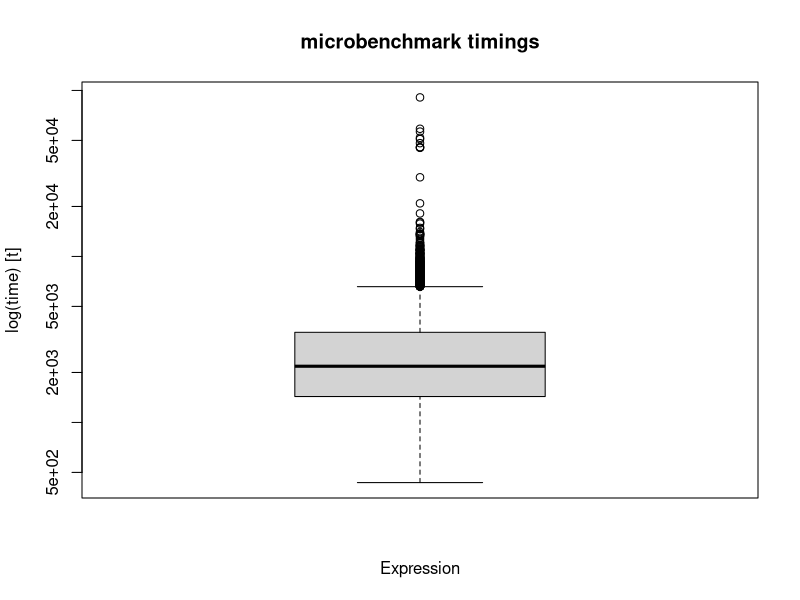
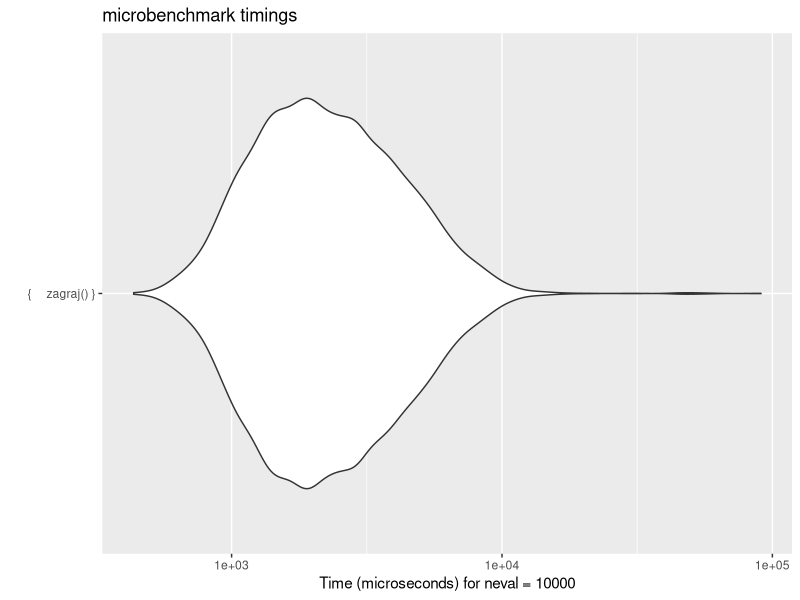

Here is the R script that generated these plots, in order:
## ---- chunk 1
knitr::opts_chunk$set(echo = TRUE)
## ---- chunk 2
##Zdefiniowanie niezbednych wartosci:
## R,S,P,C,H,L,B, gdzie R - krolik, S - owca, P - swinia, C - krowa, H - kon, L - maly pies, B - duzy pies
stado_glowne <<- c(60,24,20,12,6,4,2)
stado <<- c(0,0,0,0,0,0,0)
kostka_zielona <- c('R','R','R','R','R','R','S','S','S','P','C','W')
kostka_czerwona <- c('R','R','R','R','R','R','S','S','P','P','H','F')
##gdzie: W - wilk, F - lis; reszta jak wyzej

##Wektory wymian o takiej samej strukturze jak stado i stado_glowne
##Mowia o tym, ile innych zwierza trzeba aby wymienic na dane zwierze
kon <- c(72,12,6,2,1,12,2)
krowa <- c(36,6,3,1,0,6,1)
swinia <- c(12,2,1,0,0,2,0)
owca <- c(6,1,0,0,0,1,0)
maly_pies <- c(6,1,0,0,0,1,0)
duzy_pies <- c(36,6,3,1,0,6,1)

## ---- chunk 3
##FUNKCJE POMOCNICZE
licz_ile_otrzyma <- function(sie_nalezy){
  if (all(sie_nalezy <= stado_glowne)){
    return(sie_nalezy)
  } else {
    sie_nalezy <- ifelse(sie_nalezy <= stado_glowne, sie_nalezy, stado_glowne)
    return(sie_nalezy)
  }
  ##sprawdzanie z bankiem; bierzemy max tyle ile jest w banku.
  ##funkcja zwraca wektor, wiec nalezy robic otrzymane <- licz_ile_otrzyma(otrzymane)
}


zdecyduj <- function(){
  ##funkcja decydujaca czy wymienic i rzucic czy tylko rzucic 
}



wykonaj_czynnosc <- function(co, jak='+'){
  if (jak=='+'){
    stado <<- stado + co
    stado_glowne <<- stado_glowne - co
    ## tu by sie przydalo sprawdzic czy sie wszystko zgadza
  } else {
    stado <<- stado - co
    stado_glowne <<- stado_glowne + co
    ## tu by sie przydalo sprawdzic czy sie wszystko zgadza
  }
  if (!all(stado+stado_glowne==c(60,24,20,12,6,4,2))){
    cat('!!!! BLAD - STADA SIE NIE SUMUJA !!!!')
    break
  }
  ##wez z banku/oddaj do banku/wymien; bierze to co w licz_ile_otrzyma zwrocona
  ##symultanicznie robi operacje na banku i naszym stadzie
  ## sprawdza czy bank+stado sie sumuje odpowiednio
}

zakoncz <- function(x=stado){
  ##funkcja konczaca gre, gdy otrzymane beda zadane wartosci stada
  if(all(stado >= c(1,1,1,1,1,0,0))){
    cat("Wygrales! Koniec gry!")
    return(TRUE)
  } else {
    #########
    suma = 0
    ##6+12+36+72+1 = 127 krolikow (owca, swinia, krowa, kon, krolik)
    for (i in 1:7){
      switch(i,
             "1"={suma <- suma + stado[i]},
             "2"={suma <- suma + 6*stado[i]},
             "3"={suma <- suma + 12*stado[i]},
             "4"={suma <- suma + 36*stado[i]},
             "5"={suma <- suma + 72*stado[i]},
             "6"={suma <- suma + 6*stado[i]},
             "7"={suma <- suma + 36*stado[i]})
    }
    if (suma >= 127){
      cat("Wygrales! Koniec gry!")
      stado <<- c(suma-126,1,1,1,1,0,0)
      stado_glowne <<- (c(60,24,20,12,6,4,2) - stado)
      return(TRUE)
    }
    return(FALSE)
  }
}
##warunek zawarty w tej funkcji musi jeszcze zapewne zamykac petle gry z break()
##ale fajnie jak cos sie wyswietli na koniec
## ---- chunk 4
##FUNKCJE WYMIANY
czy_starczy_na_konia <- function(){
  suma = 0
  for (i in 1:7){
      switch(i,
             "1"={suma <- suma + stado[i]},
             "2"={suma <- suma + 6*stado[i]},
             "3"={suma <- suma + 12*stado[i]},
             "4"={suma <- suma + 36*stado[i]},
             "6"={suma <- suma + 6*stado[i]},
             "7"={suma <- suma + 36*stado[i]},
             suma <- suma)
    }
    if (suma >= 73){
      cat("Starczy na konia i krolika! Wymieniasz")
      ##trzeba dodac petle zeby wymieniac az to niemozliwe
      wykonaj_czynnosc(c(stado[1:4],0,stado[6:7]),'-')
      ##usuwam wszystko ze stada, zeby wymienic na konia i krolika/i
      if ((suma-72)<=60){
        wykonaj_czynnosc(c((suma-72),0,0,0,1,0,0))
        #bierzemy konia, a reszte w krolikach
      } else {
        while((suma-72)>60){
          wykonaj_czynnosc(c(0,1,0,0,0,0,0))
          suma <- suma - 6
          ##to i tak nie powinno sie zdarzyc bo 60+72 to juz wygrana
        }
      }
    } 
  ## jesli nie starczy to nie robimy nic
  }


owce_na_kroliki <- function(z_owiec=FALSE){
  if(z_owiec==TRUE){if(stado[2]>=1 & stado_glowne[1]>=6){
    wymiana <<- c('R')
    za_wymiane <<- c(0,1,0,0,0,0,0)
    return(wymiana)
  }else {
    wymiana <<- c('pusty')
    za_wymiane <<- c(0,0,0,0,0,0,0)
    cat('Nie mozna wymienic')
  }}
}

swinie_na_owce <- function(ze_swin=FALSE){
  if(ze_swin==TRUE){if(stado[3]>=1 & stado_glowne[2]>=2){
    wymiana <<- c('SS')
    za_wymiane <<- c(0,0,1,0,0,0,0)
    return(wymiana)
  }else{
    wymiana <<- c('pusty')
    za_wymiane <<- c(0,0,0,0,0,0,0)
    cat('Nie mozna wymienic')
  }}
}

##Funkcje "wymiana_cos" maja na celu sprawdzic mozliwosc wymiany
##i zwrocic wartosc mozliwa do wykorzystania dalej
##wyluczaja tez wektory, ktore mozna latwo odjac od stada i dodac do stada glownego
wymiana_owca <- function(b){
  ##funkcja sprawdza, czy podane zwierze mozna wymienic na owce
  ##i czy zwierzat w stadzie tego typu jest wystarczajaco duzo
  ##jesli tak, to podaje jednoelemenowy wektor odpowiadajacy owcy
  if (stado_glowne[2]==0){
    wymiana <<- c('pusty')
    za_wymiane <<- c(0,0,0,0,0,0,0)
    cat("Brak w stadzie glownym!")
  } else {
  switch(b,
         krolik={if(stado[1]>=owca[1]){
           wymiana <<- c('S')
           za_wymiane <<- c(6,0,0,0,0,0,0)
           return(wymiana)
         }else{
           wymiana <<- c('pusty')
           za_wymiane <<- c(0,0,0,0,0,0,0)
           cat("Za malo zwierzat na wymiane!")}},
         maly_pies={if(stado[6]>=owca[6]){
           wymiana <<- c('S')
           za_wymiane <<- c(0,0,0,0,0,1,0)
           return(wymiana)
         }else{
           wymiana <<- c('pusty')
           za_wymiane <<- c(0,0,0,0,0,0,0)
           cat("Za malo zwierzat na wymiane!")}},
         owca={if(stado[2]>=owca[2]){
           wymiana <<- c('S')
           za_wymiane <<- c(0,1,0,0,0,0,0)
           return(wymiana)
         }else{
           wymiana <<- c('pusty')
           za_wymiane <<- c(0,0,0,0,0,0,0)
           cat("Za malo zwierzat na wymiane!")}},
         ##jesli nie, to wyrzuca komunikat
         {wymiana <<- c('pusty')
         za_wymiane <<- c(0,0,0,0,0,0,0)
         cat("Nie istnieje mozliwosc wymiany!")})
  }
}

wymiana_maly_pies <- function(b){
  if (stado_glowne[6]==0){
    wymiana <<- c('pusty')
    za_wymiane <<- c(0,0,0,0,0,0,0)
    cat("Brak w stadzie glownym!")
  }else {
  ##funkcja jest co do zasady taka sama jak dla wymiana_owca
  switch(b,
         krolik={if(stado[1]>=maly_pies[1]){
           wymiana <<- c('L')
           za_wymiane <<- c(6,0,0,0,0,0,0)
           return(wymiana)
         }else{
           wymiana <<- c('pusty')
           za_wymiane <<- c(0,0,0,0,0,0,0)
           cat("Za malo zwierzat na wymiane!")}},
         maly_pies={if(stado[6]>=maly_pies[6]){
           wymiana <<- c('L')
           za_wymiane <<- c(0,0,0,0,0,1,0)
           return(wymiana)
         }else{
           wymiana <<- c('pusty')
           za_wymiane <<- c(0,0,0,0,0,0,0)
           cat("Za malo zwierzat na wymiane!")}},
         owca={if(stado[2]>=maly_pies[2]){
           wymiana <<- c('L')
           za_wymiane <<- c(0,1,0,0,0,0,0)
           return(wymiana)
         }else{
           wymiana <<- c('pusty')
           za_wymiane <<- c(0,0,0,0,0,0,0)
           cat("Za malo zwierzat na wymiane!")}},
         {wymiana <<- c('pusty')
         za_wymiane <<- c(0,0,0,0,0,0,0)
         cat("Nie istnieje mozliwosc wymiany!")})
  }
}

wymiana_swinia <- function(b){
  ##analogiczna do wymiana_owca
  if (stado_glowne[3]==0){
    wymiana <<- c('pusty')
    za_wymiane <<- c(0,0,0,0,0,0,0)
    cat("Brak w stadzie glownym!")
  }else {
  switch(b,
         krolik={if(stado[1]>=swinia[1]){
           wymiana <<- c('P')
           za_wymiane <<- c(12,0,0,0,0,0,0)
           return(wymiana)
         }else{
           wymiana <<- c('pusty')
           za_wymiane <<- c(0,0,0,0,0,0,0)
           cat("Za malo zwierzat na wymiane!")}},
         maly_pies={if(stado[6]>=swinia[6]){
           wymiana <<- c('P')
           za_wymiane <<- c(0,0,0,0,0,2,0)
           return(wymiana)
         }else{
           wymiana <<- c('pusty')
           za_wymiane <<- c(0,0,0,0,0,0,0)
           cat("Za malo zwierzat na wymiane!")}},
         owca={if(stado[2]>=swinia[2]){
           wymiana <<- c('P')
           za_wymiane <<- c(0,2,0,0,0,0,0)
           return(wymiana)
         }else{
           wymiana <<- c('pusty')
           za_wymiane <<- c(0,0,0,0,0,0,0)
           cat("Za malo zwierzat na wymiane!")}},
         swinia={if(stado[3]>=swinia[3]){
           wymiana <<- c('P')
           za_wymiane <<- c(0,0,1,0,0,0,0)
           return(wymiana)
         }else{
           wymiana <<- c('pusty')
           za_wymiane <<- c(0,0,0,0,0,0,0)
           cat("Za malo zwierzat na wymiane!")}},
         {wymiana <<- c('pusty')
         za_wymiane <<- c(0,0,0,0,0,0,0)
         cat("Nie istnieje mozliwosc wymiany!")})
  }
}

wymiana_krowa <- function(b){
  ##analogiczna do wymiana_owca i wymiana_swinia
  if (stado_glowne[4]==0){
    wymiana <<- c('pusty')
    za_wymiane <<- c(0,0,0,0,0,0,0)
    cat("Brak w stadzie glownym!")
  }else {
  switch(b,
         krolik={if(stado[1]>=krowa[1]){
           wymiana <<- c('C')
           za_wymiane <<- c(36,0,0,0,0,0,0)
           return(wymiana)
         }else{
           wymiana <<- c('pusty')
           za_wymiane <<- c(0,0,0,0,0,0,0)
           cat("Za malo zwierzat na wymiane!")}},
         maly_pies={if(stado[6]>=krowa[6]){
           wymiana <<- c('C')
           za_wymiane <<- c(0,0,0,0,0,6,0)
           return(wymiana)
         }else{
           wymiana <<- c('pusty')
           za_wymiane <<- c(0,0,0,0,0,0,0)
           cat("Za malo zwierzat na wymiane!")}},
         owca={if(stado[2]>=krowa[2]){
           wymiana <<- c('C')
           za_wymiane <<- c(0,6,0,0,0,0,0)
           return(wymiana)
         }else{
           wymiana <<- c('pusty')
           za_wymiane <<- c(0,0,0,0,0,0,0)
           cat("Za malo zwierzat na wymiane!")}},
         swinia={if(stado[3]>=krowa[3]){
           wymiana <<- c('C')
           za_wymiane <<- c(0,0,3,0,0,0,0)
           return(wymiana)
         }else{
           wymiana <<- c('pusty')
           za_wymiane <<- c(0,0,0,0,0,0,0)
           cat("Za malo zwierzat na wymiane!")}},
         krowa={if(stado[4]>=krowa[4]){
           wymiana <<- c('C')
           za_wymiane <<- c(0,0,0,1,0,0,0)
           return(wymiana)
         }else{
           wymiana <<- c('pusty')
           za_wymiane <<- c(0,0,0,0,0,0,0)
           cat("Za malo zwierzat na wymiane!")}},
         duzy_pies={if(stado[7]>=krowa[7]){
           wymiana <<- c('C')
           za_wymiane <<- c(0,0,0,0,0,0,1)
           return(wymiana)
         }else{
           wymiana <<- c('pusty')
           za_wymiane <<- c(0,0,0,0,0,0,0)
           cat("Za malo zwierzat na wymiane!")}},
         {wymiana <<- c('pusty')
         za_wymiane <<- c(0,0,0,0,0,0,0)
         cat("Nie istnieje mozliwosc wymiany!")})
  }
}

wymiana_duzy_pies <<- function(b){
  if (stado_glowne[7]==0){
    wymiana <<- c('pusty')
    za_wymiane <<- c(0,0,0,0,0,0,0)
    cat("Brak w stadzie glownym!")
  } else {
  ##funkcja co do zasady taka sama jak wymiana_krowa
  switch(b,
         krolik={if(stado[1]>=duzy_pies[1]){
           wymiana <<- c('B')
           za_wymiane <<- c(36,0,0,0,0,0,0)
           return(wymiana)
         }else{
           wymiana <<- c('pusty')
           za_wymiane <<- c(0,0,0,0,0,0,0)
           cat("Za malo zwierzat na wymiane!")}},
         maly_pies={if(stado[6]>=duzy_pies[6]){
           wymiana <<- c('B')
           za_wymiane <<- c(0,0,0,0,0,6,0)
           return(wymiana)
         }else{
           wymiana <<- c('pusty')
           za_wymiane <<- c(0,0,0,0,0,0,0)
           cat("Za malo zwierzat na wymiane!")}},
         owca={if(stado[2]>=duzy_pies[2]){
           wymiana <<- c('B')
           za_wymiane <<- c(0,6,0,0,0,0,0)
           return(wymiana)
         }else{
           wymiana <<- c('pusty')
           za_wymiane <<- c(0,0,0,0,0,0,0)
           cat("Za malo zwierzat na wymiane!")}},
         swinia={if(stado[3]>=duzy_pies[3]){
           wymiana <<- c('B')
           za_wymiane <<- c(0,0,3,0,0,0,0)
           return(wymiana)
         }else{
           wymiana <<- c('pusty')
           za_wymiane <<- c(0,0,0,0,0,0,0)
           cat("Za malo zwierzat na wymiane!")}},
         krowa={if(stado[4]>=duzy_pies[4]){
           wymiana <<- c('B')
           za_wymiane <<- c(0,0,0,1,0,0,0)
           return(wymiana)
         }else{
           wymiana <<- c('pusty')
           za_wymiane <<- c(0,0,0,0,0,0,0)
           cat("Za malo zwierzat na wymiane!")}},
         duzy_pies={if(stado[7]>=duzy_pies[7]){
           wymiana <<- c('B')
           za_wymiane <<- c(0,0,0,0,0,0,1)
           return(wymiana)
         }else{
           wymiana <<- c('pusty')
           za_wymiane <<- c(0,0,0,0,0,0,0)
           cat("Za malo zwierzat na wymiane!")}},
         {wymiana <<- c('pusty')
         za_wymiane <<- c(0,0,0,0,0,0,0)
         cat("Nie istnieje mozliwosc wymiany!")})
  }
}

wymiana_kon <- function(b){
  ##analogiczna do wymiana_owca, wymiana_swinia i wymiana_krowa
  if (stado_glowne[5]==0){
    wymiana <<- c('pusty')
    za_wymiane <<- c(0,0,0,0,0,0,0)
    cat("Brak w stadzie glownym!")
  }else {
  switch(b,
         krolik={if(stado[1]>=kon[1]){
           wymiana <<- c('H')
           za_wymiane <<- c(72,0,0,0,0,0,0)
           return(wymiana)
         }else{
           wymiana <<- c('pusty')
           za_wymiane <<- c(0,0,0,0,0,0,0)
           cat("Za malo zwierzat na wymiane!")}},
         maly_pies={if(stado[6]>=kon[6]){
           wymiana <<- c('H')
           za_wymiane <<- c(0,0,0,0,0,12,0)
           return(wymiana)
         }else{
           wymiana <<- c('pusty')
           za_wymiane <<- c(0,0,0,0,0,0,0)
           cat("Za malo zwierzat na wymiane!")}},
         owca={if(stado[2]>=kon[2]){
           wymiana <<- c('H')
           za_wymiane <<- c(0,12,0,0,0,0,0)
           return(wymiana)
         }else{
           wymiana <<- c('pusty')
           za_wymiane <<- c(0,0,0,0,0,0,0)
           cat("Za malo zwierzat na wymiane!")}},
         swinia={if(stado[3]>=kon[3]){
           wymiana <<- c('H')
           za_wymiane <<- c(0,0,6,0,0,0,0)
           return(wymiana)
         }else{
           wymiana <<- c('pusty')
           za_wymiane <<- c(0,0,0,0,0,0,0)
           cat("Za malo zwierzat na wymiane!")}},
         krowa={if(stado[4]>=kon[4]){
           wymiana <<- c('H')
           za_wymiane <<- c(0,0,0,2,0,0,0)
           return(wymiana)
         }else{
           wymiana <<- c('pusty')
           za_wymiane <<- c(0,0,0,0,0,0,0)
           cat("Za malo zwierzat na wymiane!")}},
         kon={if(stado[5]>=kon[5]){
           wymiana <<- c('H')
           za_wymiane <<- c(0,0,0,0,1,0,0)
           return(wymiana)
         }else{
           wymiana <<- c('pusty')
           za_wymiane <<- c(0,0,0,0,0,0,0)
           cat("Za malo zwierzat na wymiane!")}},
         duzy_pies={if(stado[7]>=kon[7]){
           wymiana <<- c('H')
           za_wymiane <<- c(0,0,0,0,0,0,2)
           return(wymiana)
         }else{
           wymiana <<- c('pusty')
           za_wymiane <<- c(0,0,0,0,0,0,0)
           cat("Za malo zwierzat na wymiane!")}},
         {wymiana <<- c('pusty')
         za_wymiane <<- c(0,0,0,0,0,0,0)
         cat("Nie istnieje mozliwosc wymiany!")})
  }
}

z_wymiany <- function(zamien = FALSE){
  ##Wylicza wektor zwierzat otrzymanych z wymiany
  W <- c(0,0,0,0,0,0,0)
  if(zamien == TRUE){switch(wymiana,
                            R={W <- c(6,0,0,0,0,0,0)},
                            S={W <- c(0,1,0,0,0,0,0)},
                            SS={W <- c(0,2,0,0,0,0,0)},
                            P={W <- c(0,0,1,0,0,0,0)},
                            C={W <- c(0,0,0,1,0,0,0)},
                            H={W <- c(0,0,0,0,1,0,0)},
                            L={W <- c(0,0,0,0,0,1,0)},
                            B={W <- c(0,0,0,0,0,0,1)},
                            {W <- c(0,0,0,0,0,0,0)})}
  return(W)
}

wymien <- function(z,na){
  ##funkcja dokonujaca wymiany
  ##przyjmowane argumenty sa czytsko symboliczne, a ich wartosc nie ma znaczenia
  ##wlasciwie wymiany dokonuje sie na funkcjach wymien_zwierze('odpowiednie_zwierze')
  wykonaj_czynnosc(z_wymiany(TRUE),'+')
  wykonaj_czynnosc(za_wymiane,'-')
}
## ---- chunk 5
##FUNKCJE RZUCANIA

losuj_rzut_kostek <- function(a=kostka_zielona,b=kostka_czerwona){
  ##funkcja rzucajaca kostkami i tworzaca wynik rzutu (wektor 2 pola)
  wynik <- c(sample(a, 1), sample(b, 1))
  cat(wynik)
  return(wynik)
}

zmiana_na_wektor <- function(wynik){
  ##Funkcja sprawdz wynik rzutu i zamienia go na wektor analogiczny do wektora stada
  ##Najpierw wynik z pierwszej kosci
  switch(wynik[1],
         R={c1 <- c(1,0,0,0,0,0,0)},
         S={c1 <- c(0,1,0,0,0,0,0)},
         P={c1 <- c(0,0,1,0,0,0,0)},
         C={c1 <- c(0,0,0,1,0,0,0)},
         {c1 <- c(0,0,0,0,0,0,0)}
  )
  ##Pozniej wynik z drugiej kosci
  switch(wynik[2],
         R={c2 <- c(1,0,0,0,0,0,0)},
         S={c2 <- c(0,1,0,0,0,0,0)},
         P={c2 <- c(0,0,1,0,0,0,0)},
         H={c2 <- c(0,0,0,0,1,0,0)},
         {c2 <- c(0,0,0,0,0,0,0)}
  )
  ##ten wektor jest abstrakcyjny - jego wartosci ulatwiaja pozniejsze liczenie
  z_rzutu <- (c1+c2)
  return(z_rzutu)
}

rzuc <- function(){
  otrzymane<-c(0,0,0,0,0,0,0)
  kostki<-losuj_rzut_kostek()
  ##co jesli stado puste - wtedy nie trzeba sprawdzac wilkow tylko od razu mozna tu sprawdzac czy kostki sa sobie rowne
  ##
  cat(" , ")
  if (all(stado==0)){
    if (kostki[1]==kostki[2]){
      otrzymane <- licz_ile_otrzyma((zmiana_na_wektor(kostki))/2)
    }
    ## jesli nie sa sobie rowne no to nic nie dostajemy i tak.
  } else {
    if ('W' %in% kostki){
      if ('F' %in% kostki) {
        atak_drapieznika(TRUE,TRUE)
        ## atakuja nas zarowno wilk jak i lis
        ## nie mamy co otrzymac
      } else {
        atak_drapieznika(wilk = TRUE)
        ##atakuje nas tylko wilk
        #######PRZELICZANIE n/2
        wylosowane <- zmiana_na_wektor(kostki)
        otrzymane <- ifelse(wylosowane == 0, 0, trunc((stado+wylosowane)/2))
        otrzymane <- licz_ile_otrzyma(otrzymane)
        ##bo mozemy jeszcze wylosowac cos na drugiej co nam pasuje (np konia)
      }
    } else {
      if ('F' %in% kostki) {
        atak_drapieznika(TRUE)
        ##atakuje nas tylko lis
      }
      ###### PRZELICZANIE n/2
      wylosowane <- zmiana_na_wektor(kostki)
      otrzymane <- ifelse(wylosowane == 0, 0, trunc((stado+wylosowane)/2))
      otrzymane <- licz_ile_otrzyma(otrzymane)
      ##liczy sie zarowno w przypadku lisa jak i kiedy brak drapieznikow
      ##bo mozemy jeszcze wylosowac cos na drugiej co nam pasuje (np owce)
    } 
  }
  if (!all(otrzymane==0)){
    wykonaj_czynnosc(otrzymane)
  } else {
  }
  
  ##funkcja dokonujaca rzutu i reagujaca
}


atak_drapieznika <- function(lis = FALSE, wilk = FALSE){
  if (wilk == TRUE ){
    if (stado[7]>0){
      ##to sie u nas nie zdarza
      wykonaj_czynnosc(c(0,0,0,0,0,0,1),'-')
      ## to oznacza: jeden duzy pies. odejmij od stada (dodaj do glownego)
    } else {
      wykonaj_czynnosc(c(stado[1:4],0,0,0),'-')
      ## to oznacza: wszystkie zwierzeta oprocz konia i psow ktore sa w stadzie. odejmij od stada (dodaj do glownego)
    }
  }
  if (lis == TRUE ){
    if (stado[6]>0){
      wykonaj_czynnosc(c(0,0,0,0,0,1,0),'-')
      ## to oznacza: jeden maly pies. odejmij od stada (dodaj do glownego)
    } else {
      wykonaj_czynnosc(c(stado[1],0,0,0,0,0,0),'-')
      ## to oznacza: wszystkie kroliki ktore sa w stadzie. odejmij od stada (dodaj do glownego)
    }
  }
  ##funkcja przyjmujaca argument lis=True/False i wilk True/False
  ## sprawdza czy mamy psa/psy
  ##odejmuje psa/psy
  ##robi wykonaj_czynnosc i reaguje odpowiednio
}

## ---- chunk 6
## glowna funkcja przeprowadzajaca gre

zagraj <- function(){
  stado_glowne <<- c(60,24,20,12,6,4,2)
  stado <<- c(0,0,0,0,0,0,0)
  repeat{
    ##repeat bo musimy w dwoch miejscach sprawdzac czy nie zebralismy
    if (!all(stado==0)){
      ##jesli stado jest niepuste - bo jak puste to nie ma z czego wymieniac
      ##tutaj wymiany i ich warunki
      ##najpierw sprawdzamy czy starczy na konia i krolika
      czy_starczy_na_konia()
      if (stado[1]>6){
        ##jesli jest wiecej niz 6 krolikow i nie mamy malego psa
        if ((stado[6]==0) & (stado[1]>=9)){
          wymiana_maly_pies('krolik')
          wymien('krolik','maly_pies')
        }
        if (stado[2]>0){
          #jesli juz mamy owce
          wymiana_owca('krolik')
          wymien('krolik','owca')
        }
      } else {
        ##nie mamy krolikow, ale wiecej niz 3 owce i brak malego psa
        if ((stado[1]>3)&(stado[1]==0)&(stado[6]==0)){
          wymiana_maly_pies('owca')
          wymien('owca','maly_pies')
          owce_na_kroliki(TRUE)
          wymien('owca','krolik')
          #wymianakroliki
        }
        if ((stado[3]>0)&(stado[6])){
          #jesli mamy swinie ale nie malego psa
          swinie_na_owce(TRUE)
          wymien('swinia','owca')
          wymiana_maly_pies('owca')
          wymien('owca','maly_pies')
          ##czy tu jeszcze na kroliki? a moze zamienic kolejnoscia warunku sie da
        }
  #trzeba jeszczee dodac warunek ze jak krolikow 60 to wymienic na owce oprocz dziesieciu
      }
    }
    ##eeee tego chyba nie ma co sprawdzac? tylko po rzutach. przy wymianie nie zmienia nam sie ilosc, no chyba ze czegos zabraknie
    if (zakoncz()==TRUE){
      break
    }
    ##rzucamy zawsze, no chyba ze uzbieralismy
    rzuc()
    cat(stado)
    if (zakoncz()==TRUE){
      break
    }
  }
}
## ---- chunk 7
##FUNKCJE STATYSTYK GRY
library(microbenchmark)
czas <- data.frame()
mierz_czas <- microbenchmark({zagraj()}, times=10000)
library(ggplot2)
boxplot(mierz_czas)
autoplot(mierz_czas)
##funkcja rbind() powinna dodawać do data frame nowa linijke na końcu
##ale opcji jest duzo, wiec najwyzej sie zamieni, jakby cos nie dzialalo
#czas <- replicate(10000,{rbind(czas, mierz_czas[3])})
  ##funkcja mierzaca czas gry

#czas_gry <- czas$user
#mediana_i_srednia <- function(x=czas_gry){
  ##funkcja zwracajaca mediane i srednia z wartosci czasow gry
#  return(median(czas_gry))
#  return(mean(czas_gry))
#}

#library(ggplot2)
#narysuj_wykres <- ggplot(x,user,data=czas,color='green',geom='point',ylab="Czas gry",main='Czas trwania gry SuperFarmer')

## ---- chunk 8
##testy
##################
rzuc()
cat(stado)
cat(stado_glowne)
rzuc()
cat(stado)
cat(stado_glowne)
rzuc()
cat(stado)
cat(stado_glowne)
rzuc()
cat(stado)
cat(stado_glowne)
rzuc()
cat(stado)
cat(stado_glowne)
rzuc()
cat(stado)
cat(stado_glowne)
##################
stado <- c(7,2,0,0,0,0,0)
stado_glowne <- c(53,22,20,12,6,4,2)
wymiana_swinia('owca')
wymien('owca','swinia')
cat(stado)
cat(stado_glowne)
wymiana_swinia('owca')
wymien('owca','swinia')
cat(stado)
cat(stado_glowne)
stado <- c(36,0,1,0,0,0,0)
stado_glowne <- c(24,24,19,12,6,4,2)
wymiana_krowa('krolik')
wymien('krolik','krowa')
cat(stado)
cat(stado_glowne)
wymiana_duzy_pies('swinia')
wymien('swinia','duzy_pies')
cat(stado)
cat(stado_glowne)
stado <- c(5,2,3,0,0,0,0)
stado_glowne <- c(55,22,17,12,6,4,2)
owce_na_kroliki(TRUE)
wymien('krolik','owca')
cat(stado)
cat(stado_glowne)
swinie_na_owce(TRUE)
wymien('owca','swinia')
cat(stado)
cat(stado_glowne)
owce_na_kroliki(TRUE)
wymien('krolik','owca')
cat(stado)
cat(stado_glowne)
owce_na_kroliki(TRUE)
wymien('krolik','owca')
cat(stado)
cat(stado_glowne)
stado <- c(57,1,0,0,0,0,0)
stado_glowne <- c(3,23,20,12,6,4,2)
owce_na_kroliki(TRUE)
wymien('krolik','owca')
cat(stado)
cat(stado_glowne)
swinie_na_owce(TRUE)
wymien('owca','swinia')
cat(stado)
cat(stado_glowne)
